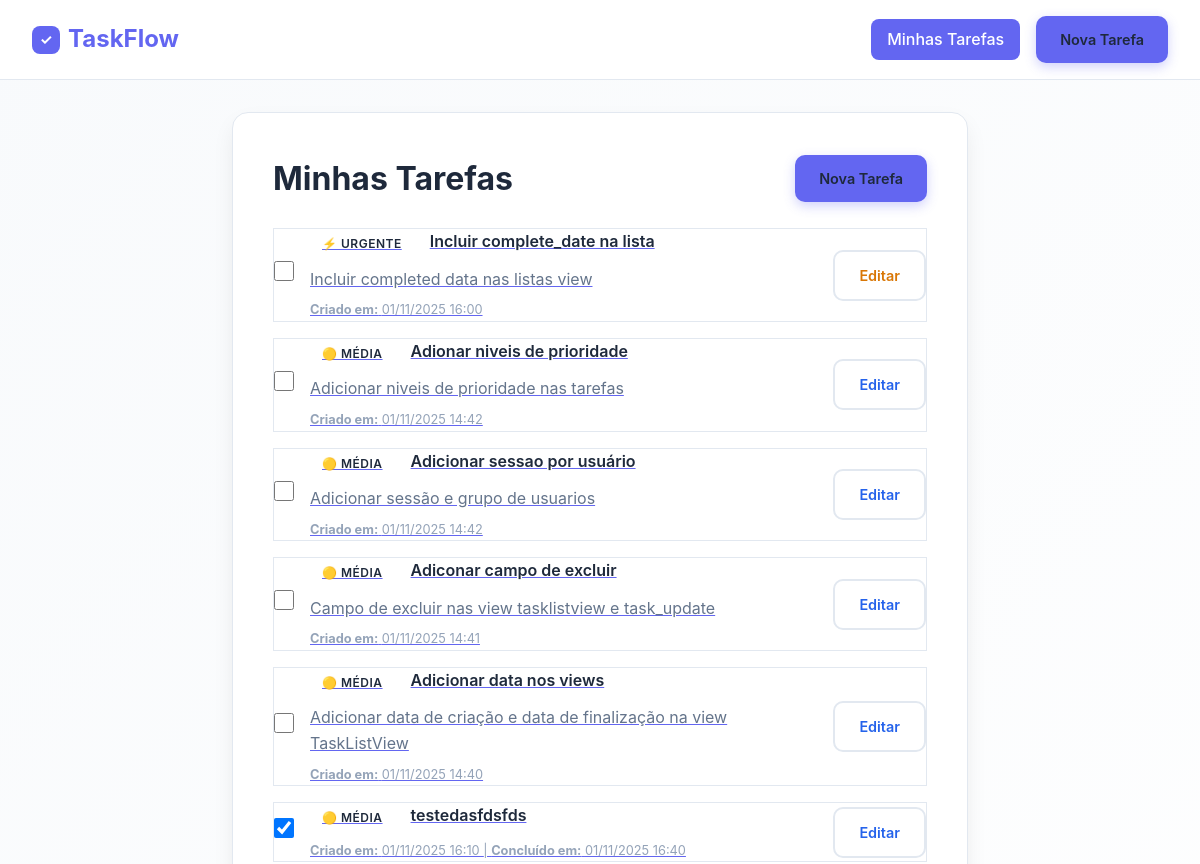
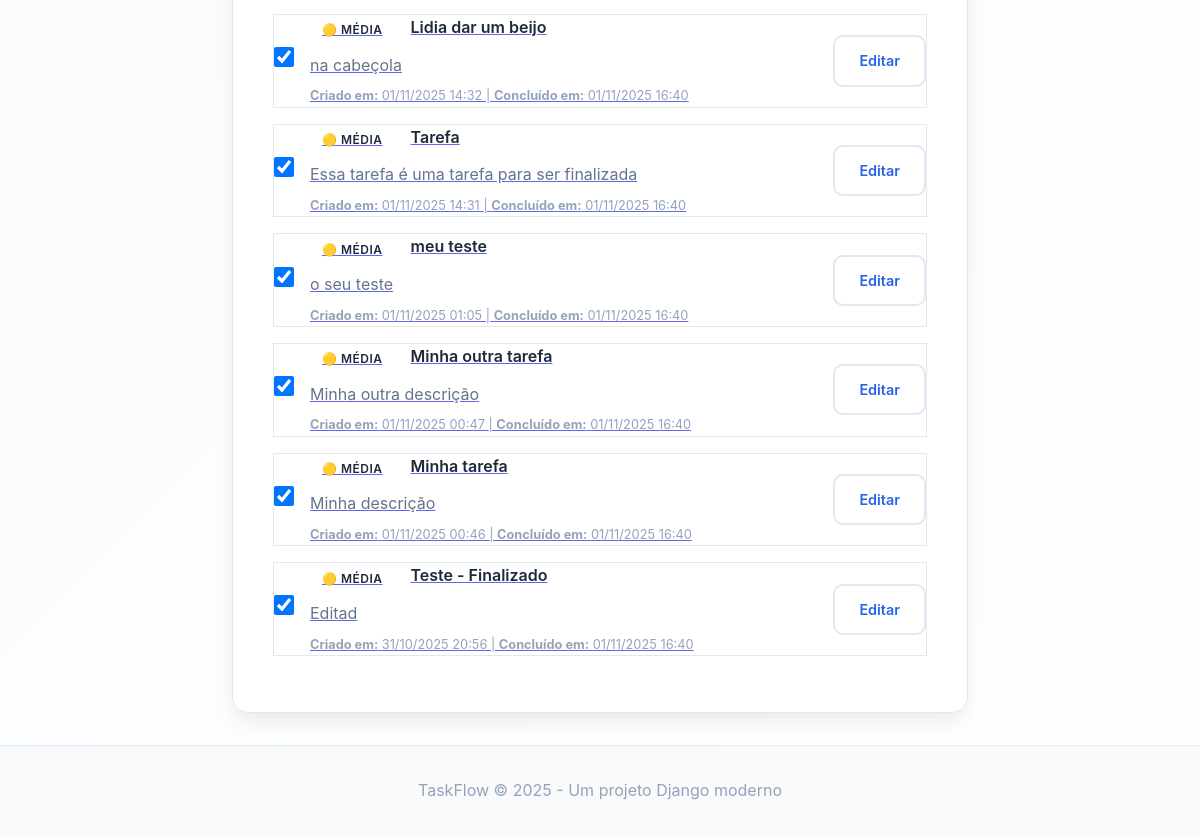
/tasks/, run on an earlier commit of the app's database (2 pictures, top to bottom).
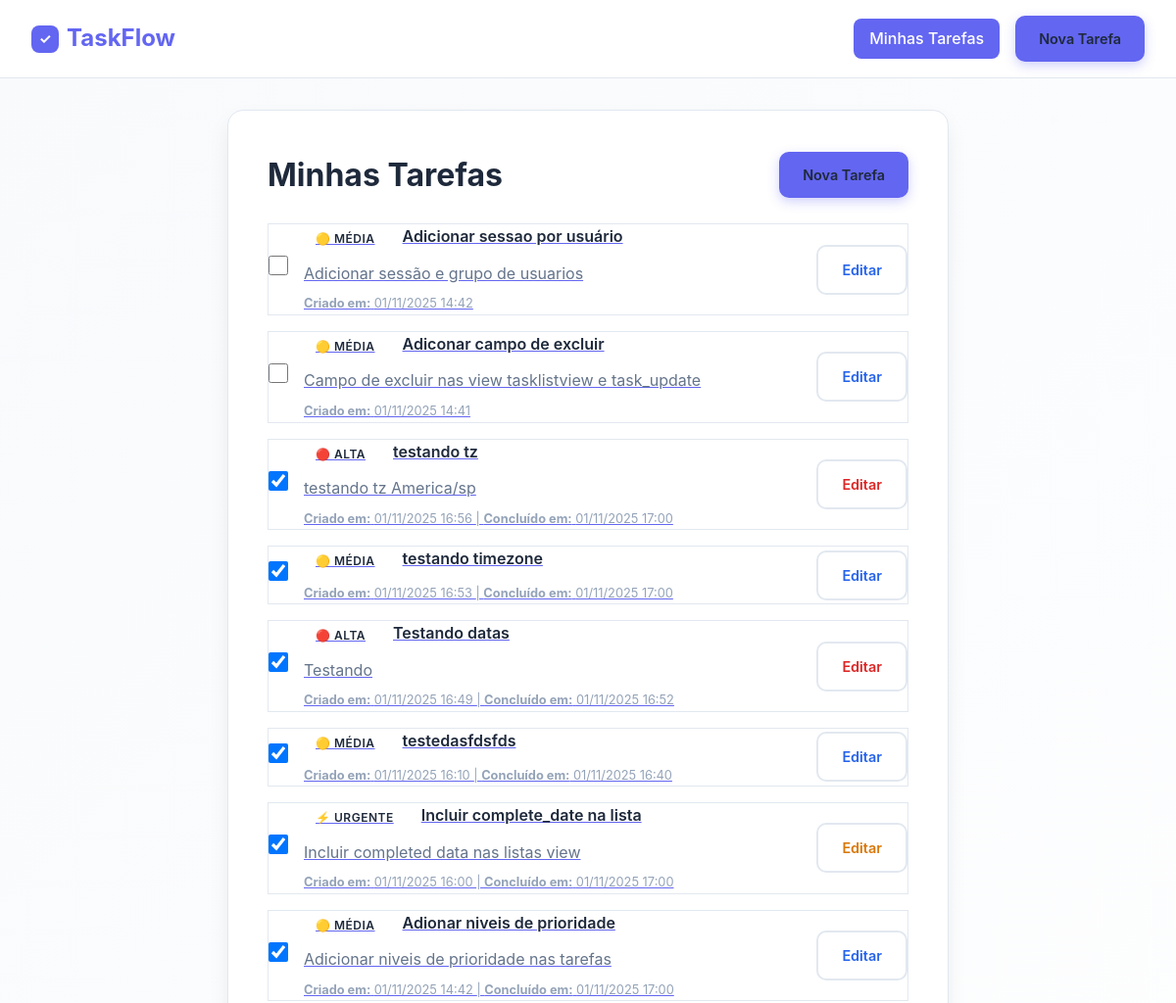
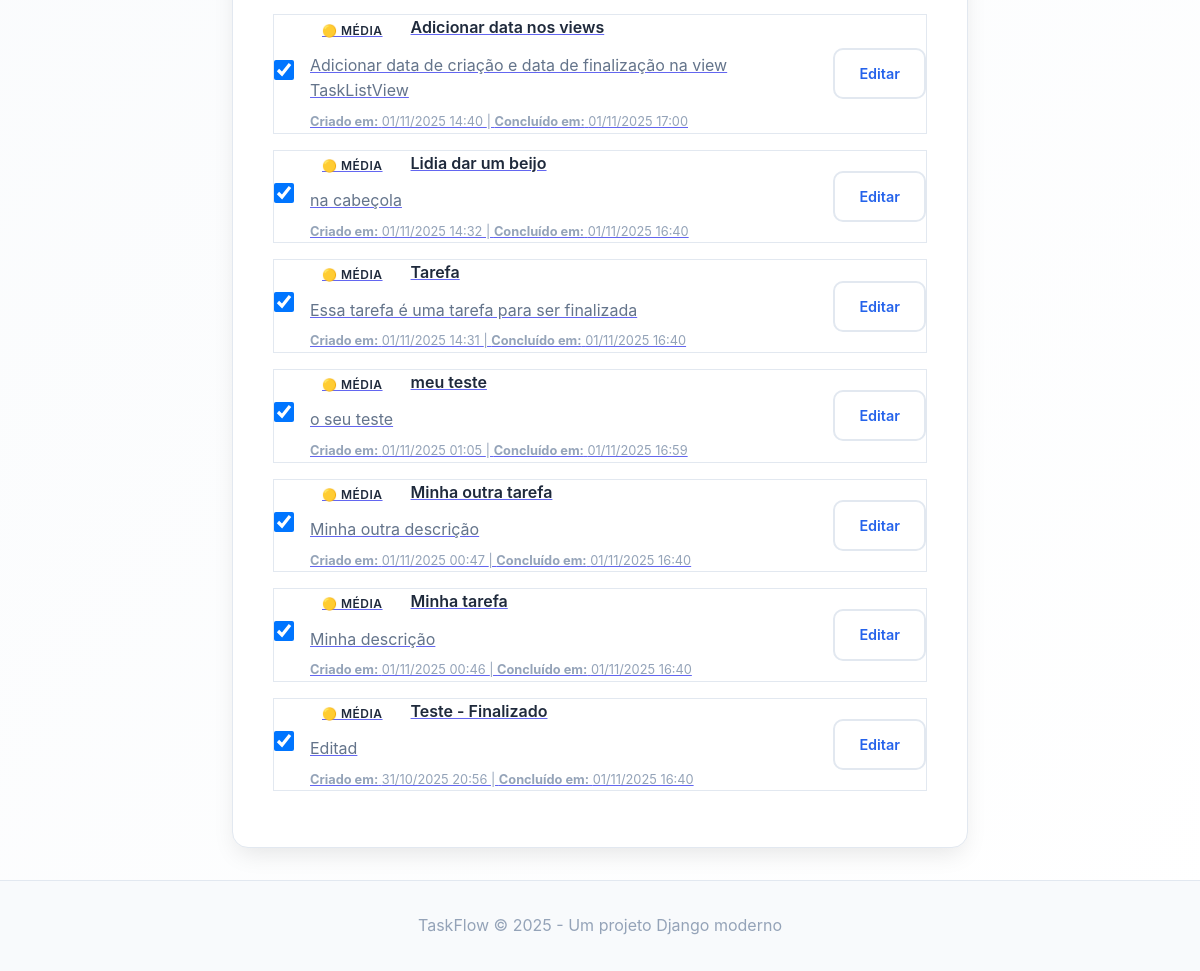
And on a later commit of the database (2 pictures, top to bottom).
### todo/models.py (models this page shows)
class Task(models.Model):
    PRIORITY_CHOICES = [
    ('low', '🟢 Baixa'),
    ('medium', '🟡 Média'),
    ('high', '🔴 Alta'),
    ('urgent', '⚡ Urgente'),
    ]
    title = models.CharField(max_length=200)
    created_date = models.DateTimeField(auto_now_add=True)
    done = models.BooleanField(default=False)
    description = models.TextField(blank=True)
    completed = models.BooleanField(default=False)
    completed_date = models.DateTimeField(null=True, blank=True)
    updated_at = models.DateTimeField(auto_now=True)
    priority = models.CharField(
            max_length=200,
            choices=PRIORITY_CHOICES,
            default='medium')
    class Meta:
        ordering = ['completed','created_date']

### todo/views.py (the view)
# urls.py: path("", TasksListView.as_view(), name="task_list"),
class TasksListView(ListView):
    model = Task
    template_name = "todo/task_list.html"
    fields = ["created_date", "priority"]
    def get_queryset(self):
        return Task.objects.all().order_by('completed', '-created_date')

### todo/templates/todo/task_list.html (shortened to what this page needs)
{% extends "base__.html" %}
{% block content %}
<div class="d-flex justify-between align-center mb-3">
    <h1>Minhas Tarefas</h1>
    <a href="{% url 'todo:task_create' %}" class="btn btn-primary">Nova Tarefa</a>
</div>
{% for task in task_list %}
<div class="card task-item mb-2 priority-{{ task.priority }}">
    <div class="d-flex align-center gap-2 p-2">
        <form method="post" action="{% url 'todo:toggle_task' task.id %}" class="toggle-form">
            <input type="checkbox"
                   {% if task.completed %}checked{% endif %}
                   onchange="this.form.submit()"
                   class="task-checkbox">
        </form>
        <a href="{% url 'todo:task_update' task.id %}" class="flex-grow-1 task-content">
            <div class="{% if task.completed %}text-decoration-line-through opacity-60{% endif %}">
                <div class="d-flex align-center gap-2 mb-1">
                    <span class="priority-badge {{ task.priority }}">
                        {{ task.get_priority_display }}
                    </span>
                    <div class="task-title">{{ task.title }}</div>
                </div>
                {% if task.description %}
                    <div class="task-description">{{ task.description }}</div>
                {% endif %}
                <div class="task-meta">
                    <strong>Criado em:</strong> {{ task.created_date|date:"d/m/Y H:i" }}
                    {% if task.completed %}
                        | <strong>Concluído em:</strong> {{ task.updated_at|date:"d/m/Y H:i" }}
                    {% endif %}
                </div>
            </div>
        </a>
        <a href="{% url 'todo:task_update' task.id %}" class="btn btn-outline btn-sm">
            Editar
        </a>
    </div>
</div>
{% empty %}
<div class="card">
    <p class="text-center p-3">Nenhuma tarefa encontrada.</p>
</div>
{% endfor %}
{% endblock %}

### todo/templates/base__.html (shortened to what this page needs)
<!DOCTYPE html>
<html lang="pt-BR">
<head>
</head>
<body>
    <header>
        <div class="header-content">
            <a href="{% url 'todo:task_list' %}" class="logo">TaskFlow</a>
            <nav class="nav-links">
                <a href="{% url 'todo:task_list' %}" class="nav-link active">Minhas Tarefas</a>
                <a href="{% url 'todo:task_create' %}" class="btn btn-primary">Nova Tarefa</a>
            </nav>
        </div>
    </header>
    <main>
        <div class="content-container">
            {% block content %}{% endblock %}
        </div>
    </main>
    <footer>
        <div class="footer-content">
            <p>TaskFlow &copy; {% now "Y" %} - Um projeto Django moderno</p>
        </div>
    </footer>
</body>
</html>

### todo/templates/base__.html (style rules this page uses)
:root { --primary: #6366f1; --primary-dark: #4f46e5; --secondary: #f8fafc; --accent: #06d6a0; --text-primary: #1e293b; --text-secondary: #64748b; --text-light: #94a3b8; --background: #ffffff; --surface: #f8fafc; --border: #e2e8f0; --shadow: 0 10px 25px -5px rgba(0, 0, 0, 0.1); --shadow-lg: 0 20px 40px -10px rgba(0, 0, 0, 0.15); }
* { margin: 0; padding: 0; box-sizing: border-box; }
body { font-family: 'Inter', -apple-system, BlinkMacSystemFont, 'Segoe UI', Roboto, sans-serif; background: linear-gradient(135deg, var(--surface) 0%, var(--background) 100%); color: var(--text-primary); line-height: 1.6; min-height: 100vh; display: flex; flex-direction: column; }
a { color: white !important; text-decoration: none; transition: all 0.3s ease; }
.logo { color: var(--primary) !important; }
.nav-link { color: var(--text-secondary) !important; }
.nav-link:hover, .nav-link.active { color: white !important; text-decoration: none; }
.btn { color: inherit !important; text-decoration: none; }
header { background: var(--background); backdrop-filter: blur(10px); border-bottom: 1px solid var(--border); position: sticky; top: 0; z-index: 100; }
.header-content { max-width: 1200px; margin: 0 auto; padding: 1rem 2rem; display: flex; justify-content: space-between; align-items: center; }
.logo { font-size: 1.5rem; font-weight: 700; text-decoration: none; display: flex; align-items: center; gap: 0.5rem; }
.logo::before { content: "✓"; background: var(--primary); color: white; width: 28px; height: 28px; border-radius: 8px; display: flex; align-items: center; justify-content: center; font-size: 0.9rem; }
.nav-links { display: flex; gap: 1rem; align-items: center; }
.nav-link { padding: 0.5rem 1rem; border-radius: 8px; transition: all 0.3s ease; font-weight: 500; }
.nav-link:hover, .nav-link.active { background: var(--primary); }
main { flex: 1; padding: 2rem; max-width: 800px; margin: 0 auto; width: 100%; }
.content-container { background: var(--background); border-radius: 16px; padding: 2.5rem; box-shadow: var(--shadow); border: 1px solid var(--border); }
footer { background: var(--surface); padding: 2rem; border-top: 1px solid var(--border); text-align: center; color: var(--text-light); }
.footer-content { max-width: 1200px; margin: 0 auto; }
.btn { display: inline-flex; align-items: center; gap: 0.5rem; padding: 0.75rem 1.5rem; border: none; border-radius: 10px; cursor: pointer; font-weight: 600; transition: all 0.3s ease; font-size: 0.9rem; }
.btn-primary { background: var(--primary); color: white; box-shadow: 0 4px 12px rgba(99, 102, 241, 0.3); }
.btn-outline { background: transparent; border: 2px solid var(--border); color: var(--text-secondary); }
.task-item.card { background: transparent; border: 1px solid var(--border); backdrop-filter: blur(8px); }
.task-item { cursor: pointer; position: relative; }
.task-checkbox { width: 20px; height: 20px; border-radius: 6px; border: 2px solid var(--border); cursor: pointer; transition: all 0.3s ease; }
.task-checkbox:checked { background: var(--accent); border-color: var(--accent); }
.task-title { font-weight: 600; color: var(--text-primary); margin-bottom: 0.25rem; }
.task-description { color: var(--text-secondary); margin-bottom: 0.5rem; }
.task-meta { font-size: 0.8rem; color: var(--text-light); }
.content-container a:not(.btn):not(.nav-link):not(.logo) { color: var(--text-primary) !important; text-decoration: underline; text-decoration-color: var(--primary); }
.mb-1 { margin-bottom: 0.5rem; }
.mb-2 { margin-bottom: 1rem; }
.mb-3 { margin-bottom: 1.5rem; }
.d-flex { display: flex; }
.justify-between { justify-content: space-between; }
.align-center { align-items: center; }
.gap-2 { gap: 1rem; }
.flex-grow-1 { flex-grow: 1; }
.content-container { animation: fadeIn 0.5s ease-out; }

### todo/templates/todo/task_list.html (style rules this page uses)
.priority-badge { padding: 0.25rem 0.75rem; border-radius: 20px; font-size: 0.75rem; font-weight: 600; text-transform: uppercase; letter-spacing: 0.5px; }
.priority-high { background: #fee2e2; color: #dc2626; border: 1px solid #fecaca; }
.priority-urgent { background: #fef3c7; color: #d97706; border: 1px solid #fde68a; }
.priority-medium { background: #dbeafe; color: #2563eb; border: 1px solid #bfdbfe; }
.priority-high { border-left: 4px solid #dc2626; }
.priority-urgent { border-left: 4px solid #d97706; }
.priority-medium { border-left: 4px solid #2563eb; }

What changed in the data, as far as the page shows it:
shown differently, row unchanged: Task "Adicionar sessao por usuário": moves up the list
shown differently, row unchanged: Task "Adiconar campo de excluir": moves up the list
added Task: completed "☑", priority "🔴 ALTA", title "testando tz", description "testando tz America/sp", created_date "01/11/2025 16:56", updated_at "01/11/2025 17:00"
added Task: completed "☑", priority "🟡 MÉDIA", title "testando timezone", created_date "01/11/2025 16:53", updated_at "01/11/2025 17:00"
added Task: completed "☑", priority "🔴 ALTA", title "Testando datas", description "Testando", created_date "01/11/2025 16:49", updated_at "01/11/2025 16:52"
shown differently, row unchanged: Task "testedasfdsfds": moves up the list
changed Task "Incluir complete_date na lista": completed "☐" → "☑"; updated_at (not shown) → "01/11/2025 17:00"
changed Task "Adionar niveis de prioridade": completed "☐" → "☑"; updated_at (not shown) → "01/11/2025 17:00"
changed Task "Adicionar data nos views": completed "☐" → "☑"; updated_at (not shown) → "01/11/2025 17:00"
changed Task "meu teste": updated_at "01/11/2025 16:40" → "01/11/2025 16:59"
